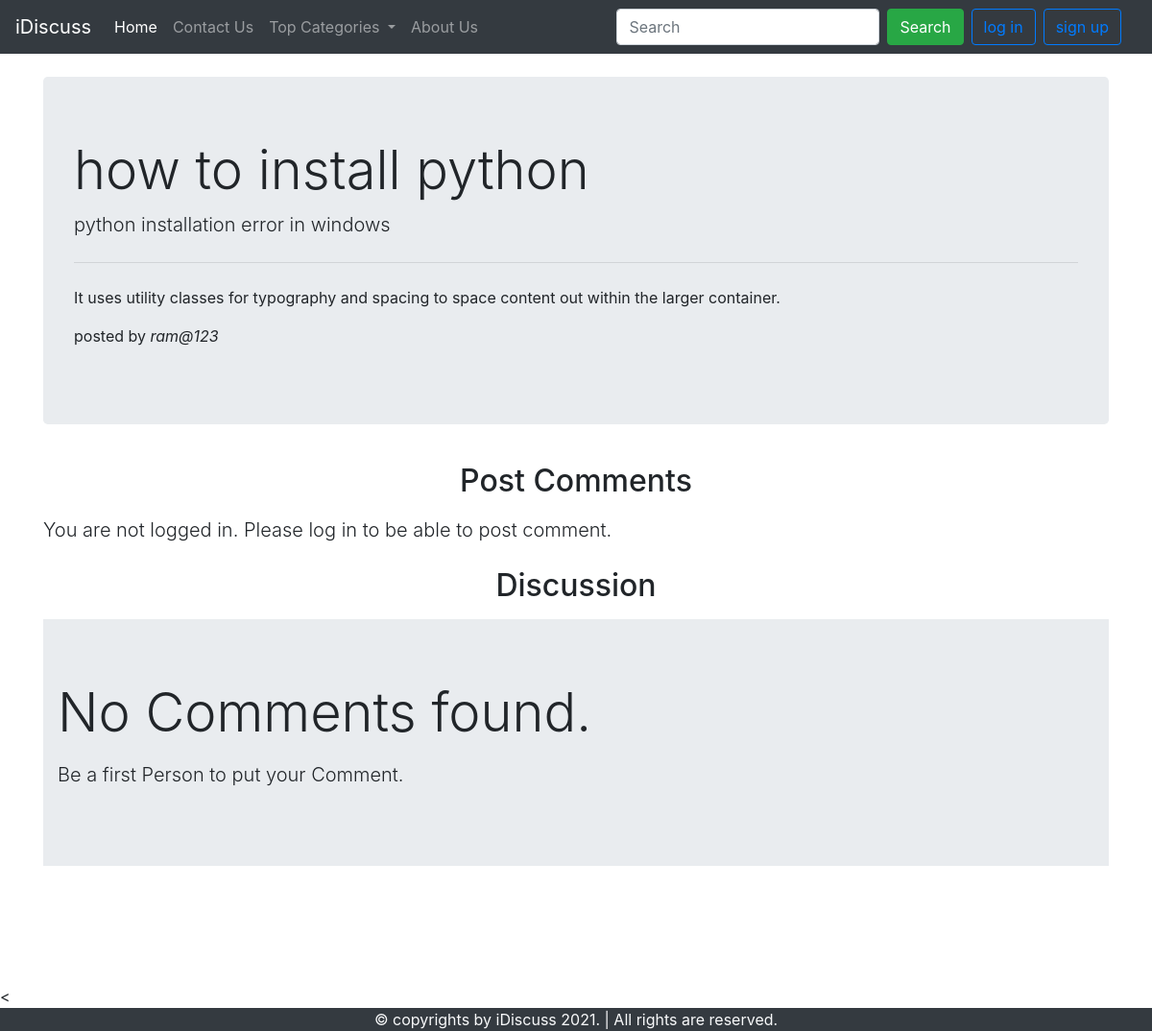
The app's page /thread.php?threadid=1 with its own data.
### tables this page shows
CREATE TABLE `threads` (
  `thread_id` int(11) NOT NULL,
  `thread_title` text NOT NULL,
  `thread_desc` varchar(255) NOT NULL,
  `thread_cat_id` int(10) NOT NULL,
  `thread_user` int(10) NOT NULL,
  `thread_created` datetime NOT NULL DEFAULT current_timestamp()
);

CREATE TABLE `users` (
  `user_id` int(10) NOT NULL,
  `user_email` varchar(50) NOT NULL,
  `user_pass` varchar(255) NOT NULL,
  `create_date` datetime NOT NULL DEFAULT current_timestamp()
);

### thread.php (the view, shortened to what this page needs)
<!doctype html>
<html lang="en">
<head>
    <link rel="stylesheet" href="https://cdn.jsdelivr.net/npm/bootstrap@4.5.3/dist/css/bootstrap.min.css"
>
    <link rel="stylesheet" href="style/style.css">
</head>
<body>
    <?php include 'partial/_dbconnect.php';?>
    <?php include "partial\header.php";?>
    <?php
        $id = $_GET['threadid'];
        $sql = "SELECT * FROM `threads` WHERE thread_id=$id";
        $result = mysqli_query($conn, $sql);
        while ($row = mysqli_fetch_assoc($result)) {
        $title = $row['thread_title'];
        $desc = $row['thread_desc'];
        $th_user=$row['thread_user'];
        $sql2="SELECT * FROM `users` WHERE user_id=$th_user";
        $result2 = mysqli_query($conn, $sql2);
        $row2=mysqli_fetch_assoc($result2);
        $post_by=$row2['user_email'];
        }
    ?>
    <div class="container my-4">
        <div class="jumbotron">
            <h1 class="display-4"><?php echo $title; ?></h1>
            <p class="lead"><?php echo $desc; ?></p>
            <hr class="my-4">
            <p>It uses utility classes for typography and spacing to space content out within the larger container.</p>
            <p> posted by <em><?php echo $post_by?></em></p>
        </div>
    </div>
    <?php
        if (isset($_SESSION['loggedin'])&&$_SESSION['loggedin']==true) {
            echo '<div class="container">
            <h2 class="text-center py-2">Post Comments</h2>
            <form action="'.$_SERVER['REQUEST_URI'].'" method="post">
                <div class="form-group">
                    <label for="th_comment">Give your Comment</label>
                    <textarea class="form-control" id="th_comment" name="th_comment" rows="3"></textarea>
                </div>
                <input type="hidden" name="uid" value="'.$_SESSION['uid'].'">
                <button type="submit" class="btn btn-success">Submit</button>
            </form>
        </div>';
        }
        else {
            echo '<div class="container">
            <h2 class="text-center py-2">Post Comments</h2>
            <p class="lead">You are not logged in. Please log in to be able to post comment.</p>
        </div>';
        }
    ?>
    <div class="container" id="ques">
        <h2 class="text-center py-2">Discussion</h2>
        <?php
            $noresult = true;
            if ($noresult) {
              echo '<div class="jumbotron jumbotron-fluid">
                <div class="container">
                  <p class="display-4">No Comments found.</p>
                  <p class="lead">Be a first Person to put your Comment.</p>
                </div>
              </div>';
            }
            ?>
    </div>
    < <?php include "partial/footer.php";?>
</body>
</html>

### style/style.css (style rules this page uses)
#ques { min-height: 443px; }

### records on screen
threads: thread_title "how to install python", thread_desc "python installation error in windows"
users: user_email "ram@123"
